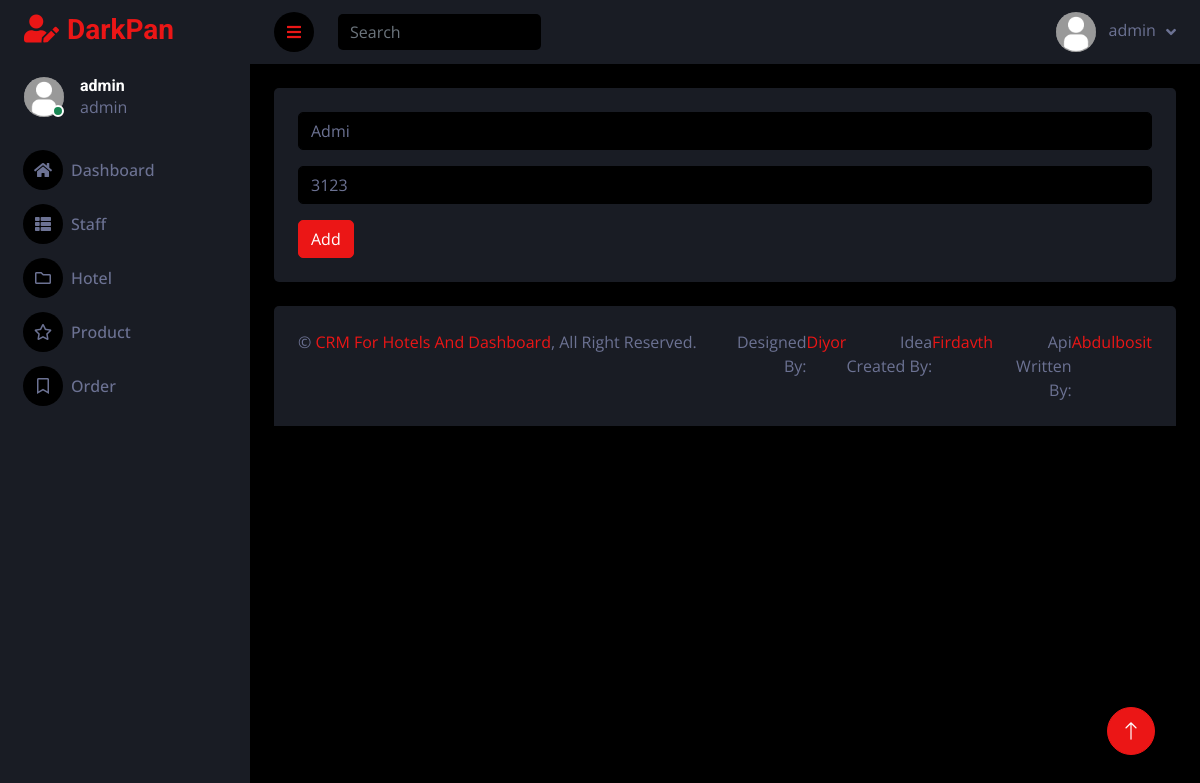
Page /users/update/2/ (signed in) on the committed database.
### main/models.py (models this page shows)
class User(AbstractUser):
    status = models.IntegerField(default=3, choices=(
        (1, 'admin'),
        (2, 'staff'),
        (3, 'user'),
    ))
    phone = models.IntegerField(null=True, blank=True)
    passport = models.CharField(max_length=210, null=True, blank=True)

### main/views.py (the view, shortened to what this page needs)
# urls.py: path('users/update/<int:pk>/', update_user, name='update-user'),
@login_required(login_url='login')
def update_user(request, pk):
    try:
        usr = User.objects.get(id=pk)
        context = {
            'users': usr
        }
        return render(request, 'update-user.html', context)
    except Exception as err:
        return err

### templates/update-user.html (shortened to what this page needs)
{% extends "base.html" %}
{% load static %}
{% block content %}
    <div class="container-fluid pt-4 px-4">
        <div class="row g-4">
            <div class="col-sm-12 col-xl-12">
                <div class="bg-secondary rounded h-100 p-4">
                    <form action="{% url 'update-user' users.id %}" method="post">
                        <div class="col-12 mb-3">
                            <input type="text" name="username" value="{{ users.first_name }}" class="form-control" placeholder="Username" required>
                        </div>
                        <div class="col-12 mb-3">
                            <input type="text" name="phone" value="{{ users.phone }}" class="form-control" placeholder="Phone" required>
                        </div>
                        <button type="submit" class="btn btn-primary">Add</button>
                    </form>
                </div>
            </div>
        </div>
    </div>
{% endblock %}

### templates/base.html (shortened to what this page needs)
{% load static %}
<!DOCTYPE html>
<html lang="en">
<head>
    <link href="https://cdnjs.cloudflare.com/ajax/libs/font-awesome/5.10.0/css/all.min.css" rel="stylesheet">
    <link href="https://cdn.jsdelivr.net/npm/bootstrap-icons@1.4.1/font/bootstrap-icons.css" rel="stylesheet">
    <link href="{% static 'lib/owlcarousel/assets/owl.carousel.min.css' %}" rel="stylesheet">
    <link href="{% static 'lib/tempusdominus/css/tempusdominus-bootstrap-4.min.css' %}" rel="stylesheet" />
    <link href="{% static 'css/bootstrap.min.css' %}" rel="stylesheet">
    <link href="{% static 'css/style.css' %}" rel="stylesheet">
</head>
<body>
    <div class="container-fluid position-relative d-flex p-0">
        <div class="sidebar pe-4 pb-3">
            <nav class="navbar bg-secondary navbar-dark">
                <a href="{% url 'dashboard' %}" class="navbar-brand mx-4 mb-3">
                    <h3 class="text-primary"><i class="fa fa-user-edit me-2"></i>DarkPan</h3>
                </a>
                <div class="d-flex align-items-center ms-4 mb-4">
                    <div class="position-relative">
                        <img class="rounded-circle" src="{% static 'img/user.png' %}" alt="" style="width: 40px; height: 40px;">
                        <div class="bg-success rounded-circle border border-2 border-white position-absolute end-0 bottom-0 p-1"></div>
                    </div>
                    <div class="ms-3">
                        <h6 class="mb-0">{{ user }}</h6>
                        <span>{{ user.get_status_display }}</span>
                    </div>
                </div>
                <div class="navbar-nav w-100">
                    {% if request.path == '/dashboard/' %}
                        <a href="{% url 'dashboard' %}" class="nav-item nav-link active"><i class="fa fa-home me-2"></i>Dashboard</a>
                    {% else %}
                        <a href="{% url 'dashboard' %}" class="nav-item nav-link"><i class="fa fa-home me-2"></i>Dashboard</a>
                    {% endif %}
                    <div class="nav-item dropdown">
                        {% if request.path == '/role/' %}
                            <a href="#" class="nav-link active" data-bs-toggle="dropdown"><i class="fa fa-th-list me-2"></i>Staff</a>
                            <div class="dropdown-menu bg-transparent border-0">
                                <a href="{% url 'role' %}" class="dropdown-item ml">Role For Staff</a>
                                <a href="{% url 'users' %}" class="dropdown-item ml">Users For Staff</a>
                                <a href="{% url 'staff' %}" class="dropdown-item ml">Staff</a>
                            </div>
                        {% else %}
                            <a href="#" class="nav-link" data-bs-toggle="dropdown"><i class="fa fa-th-list me-2"></i>Staff</a>
                        {% endif %}
                    </div>
                    <div class="nav-item dropdown">
                        {% if request.path == '/rooms/image/' %}
                            <a href="#" class="nav-link active" data-bs-toggle="dropdown"><i class="far fa-folder me-2"></i>Hotel</a>
                            <div class="dropdown-menu bg-transparent border-0 ml">
                                <a href="{% url 'category' %}" class="dropdown-item">Room Category</a>
                                <a href="{% url 'image' %}" class="dropdown-item">Room Image</a>
                                <a href="{% url 'room' %}" class="dropdown-item">Room</a>
                                <a href="{% url 'des' %}" class="dropdown-item">About Room</a>
                                <a href="{% url 'ads' %}" class="dropdown-item">Advertisers</a>
                                <a href="{% url 'hotel-image' %}" class="dropdown-item">Hotel Image</a>
                                <a href="{% url 'hotel' %}" class="dropdown-item">Hotel</a>
                            </div>
                        {% else %}
                            <a href="#" class="nav-link" data-bs-toggle="dropdown"><i class="far fa-folder me-2"></i>Hotel</a>
                        {% endif %}
                    </div>
                    <div class="nav-item dropdown">
                        {% if request.path == '/food/'%}
                            <a href="#" class="nav-link active" data-bs-toggle="dropdown"><i class="far fa-star me-2"></i>Product</a>
                            <div class="dropdown-menu bg-transparent border-0 ml">
                                <a href="{% url 'food' %}" class="dropdown-item">Food</a>
                                <a href="{% url 'menu' %}" class="dropdown-item">Menu</a>
                            </div>
                        {% elif request.path == '/menu/' %}
                            <a href="#" class="nav-link active" data-bs-toggle="dropdown"><i class="far fa-star me-2"></i>Product</a>
                            <div class="dropdown-menu bg-transparent border-0 ml">
                                <a href="{% url 'food' %}" class="dropdown-item">Food</a>
                                <a href="{% url 'menu' %}" class="dropdown-item">Menu</a>
                            </div>
                        {% else %}
                            <a href="#" class="nav-link" data-bs-toggle="dropdown"><i class="far fa-star me-2"></i>Product</a>
                        {% endif %}
                    </div>
                    <div class="nav-item dropdown">
                        {% if request.path == '/order/' %}
                            <a href="{% url 'order' %}" class="nav-link active" data-bs-toggle="dropdown"><i class="far fa-bookmark me-2"></i>Order</a>
                        {% else %}
                            <a href="{% url 'order' %}" class="nav-link" data-bs-toggle="dropdown"><i class="far fa-bookmark me-2"></i>Order</a>
                        {% endif %}
                    </div>
                </div>
            </nav>
        </div>
        <div class="content">
            <nav class="navbar navbar-expand bg-secondary navbar-dark sticky-top px-4 py-0">
                <a href="#" class="sidebar-toggler flex-shrink-0">
                    <i class="fa fa-bars"></i>
                </a>
                <form class="d-none d-md-flex ms-4">
                    <input class="form-control bg-dark border-0" type="search" placeholder="Search">
                </form>
                <div class="navbar-nav align-items-center ms-auto">
                    <div class="nav-item dropdown">
                        <a href="#" class="nav-link dropdown-toggle" data-bs-toggle="dropdown">
                            <img class="rounded-circle me-lg-2" src="{% static 'img/user.png' %}" alt="" style="width: 40px; height: 40px;">
                            <span class="d-none d-lg-inline-flex">{{ user }}</span>
                        </a>
                    </div>
                </div>
            </nav>
        {% block content %}
        {% endblock content %}
            <div class="container-fluid pt-4 px-4">
                <div class="bg-secondary rounded-top p-4">
                    <div class="row">
                        <div class="col-12 col-sm-6 text-center text-sm-start">
                            &copy; <a href="{% url 'dashboard' %}">CRM For Hotels And Dashboard</a>, All Right Reserved.
                        </div>
                        <div class="col-12 col-sm-6 text-center text-sm-end df">
                            Designed By:  <a href="mailto:dbdmjkf@gmail.com">Diyor</a>
                            &emsp;Idea Created By: <a href="#">Firdavth</a>
                            &emsp;Api Written By: <a href="#">Abdulbosit</a>
                        </div>
                    </div>
                </div>
            </div>
        </div>
        <a href="#" class="btn btn-lg btn-primary btn-lg-square back-to-top"><i class="bi bi-arrow-up"></i></a>
    </div>
</body>
</html>

### static/css/style.css (style rules this page uses)
:root { --primary: #EB1616; --secondary: #191C24; --light: #6C7293; --dark: #000000; }
.back-to-top { position: fixed; display: none; right: 45px; bottom: 45px; z-index: 99; }
.btn { transition: .5s; }
.btn-lg-square { width: 48px; height: 48px; }
.btn-square, .btn-sm-square, .btn-lg-square { padding: 0; display: inline-flex; align-items: center; justify-content: center; font-weight: normal; border-radius: 50px; }
.sidebar { position: fixed; top: 0; left: 0; bottom: 0; width: 250px; height: 100vh; overflow-y: auto; background: var(--secondary); transition: 0.5s; z-index: 999; }
.content { margin-left: 250px; min-height: 100vh; background: var(--dark); transition: 0.5s; }
@media (min-width: 992px) { .sidebar { margin-left: 0; } }
@media (min-width: 992px) { .content { width: calc(100% - 250px); } }
.sidebar .navbar .navbar-nav .nav-link { padding: 7px 20px; color: var(--light); font-weight: 500; border-left: 3px solid var(--secondary); border-radius: 0 30px 30px 0; outline: none; }
.sidebar .navbar .navbar-nav .nav-link i { width: 40px; height: 40px; display: inline-flex; align-items: center; justify-content: center; background: var(--dark); border-radius: 40px; }
.content .navbar .navbar-nav .nav-link { margin-left: 25px; padding: 12px 0; color: var(--light); outline: none; }
.content .navbar .sidebar-toggler, .content .navbar .navbar-nav .nav-link i { width: 40px; height: 40px; display: inline-flex; align-items: center; justify-content: center; background: var(--dark); border-radius: 40px; }
.content .navbar .dropdown-toggle::after { margin-left: 6px; vertical-align: middle; border: none; content: "\f107"; font-family: "Font Awesome 5 Free"; font-weight: 900; transition: .5s; }
.df { display: flex; justify-content: center; }

### rows in the picture
User: username "admin", status "admin"
User: username "Admi", phone "3123"
